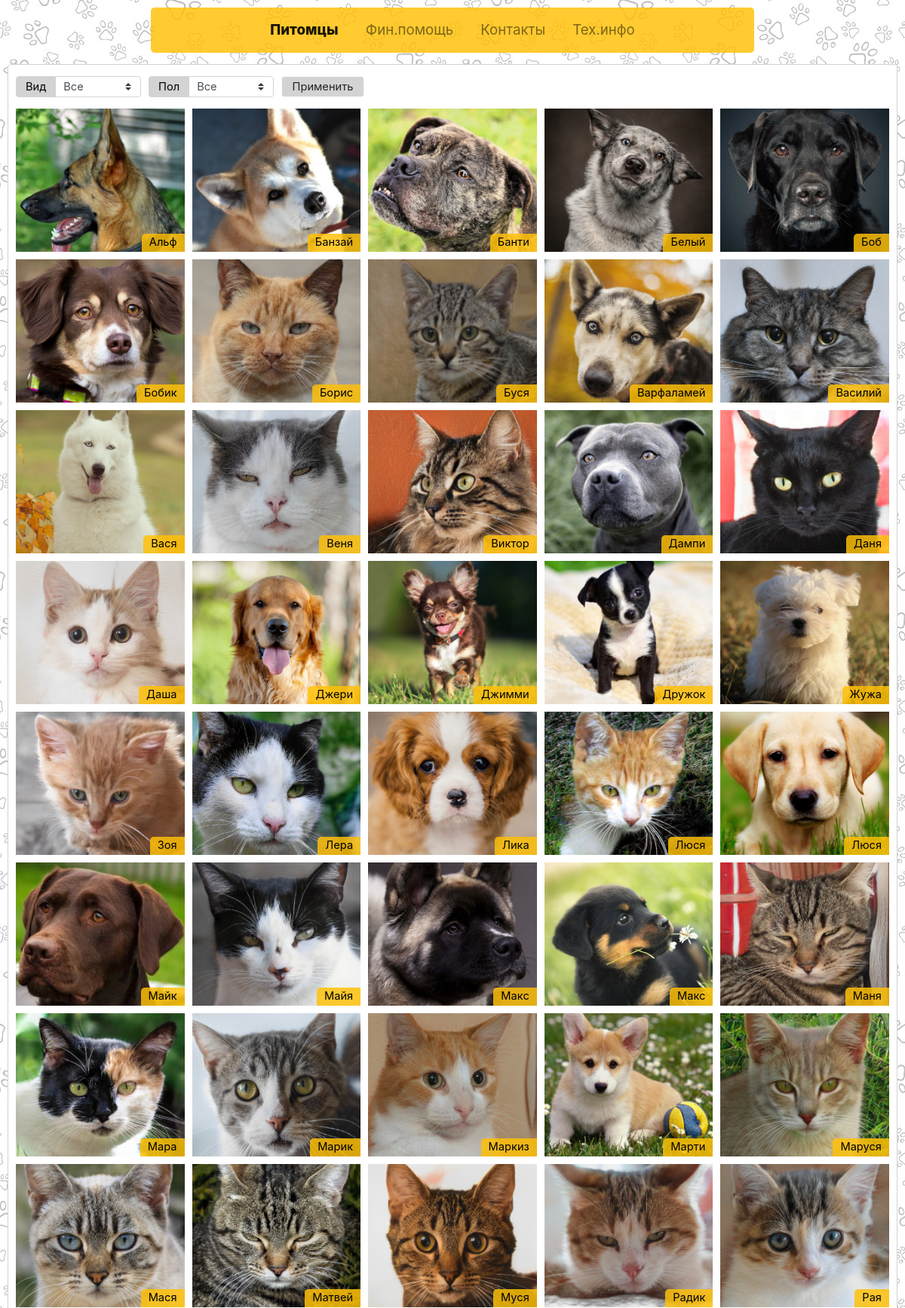
The page / (upper part) on the database its author committed.
### strayhome/models.py (models this page shows, shortened)
class Pet(models.Model):
    pet_type = models.CharField(max_length=3, choices=PET_TYPE_CHOICES, default=CAT, verbose_name="Вид")
    gender = models.CharField(max_length=1, choices=GENDER_CHOICES, default=MALE, verbose_name="Пол")
    breed = models.ForeignKey(
        Breed, on_delete=models.CASCADE, null=True, related_name="pet_breed", verbose_name="Порода"
    )
    color = models.ForeignKey(
        Color, on_delete=models.CASCADE, null=True, related_name="pet_color", verbose_name="Окрас"
    )
    image = models.ImageField(upload_to="img/pets/", null=True, blank=True, verbose_name="Фото")
    name = models.CharField(max_length=20, verbose_name="Кличка")
    age = models.FloatField(default=0, verbose_name="Возраст, лет")
    description = models.TextField(verbose_name="Описание")
    start_date = models.DateField(verbose_name="Дата поступления")
    sterilized = models.BooleanField(default=False, verbose_name="Стерилизовано")
    vaccinated = models.BooleanField(default=False, verbose_name="Привито")
    chipped = models.BooleanField(default=False, verbose_name="Чипировано")
    class Meta:
        verbose_name = "Животное"
        verbose_name_plural = "Животные"
        ordering = ("pet_type", "-gender", "name", "breed__name", "color__name", "age")

### strayhome/views.py (the view, shortened to what this page needs)
# urls.py: path('', PetList.as_view(), name='index'),
class PetList(ListView):
    model = Pet
    template_name = "index.html"
    ordering = ("name", "pet_type", "-gender", "breed__name", "color__name", "age")
    def get(self, request, *args, **kwargs):
        pets = self.get_queryset()
        pt = request.GET.get("pet-type")
        pg = request.GET.get("pet-gender")
        if pt:
            if pt != "A":
                pets = pets.filter(pet_type=pt)
        if pg:
            if pg != "A":
                pets = pets.filter(gender=pg)
        out_data = {"object_list": pets, "active_page": "index"}
        return render(request, self.template_name, out_data)

### strayhome/templates/index.html (shortened to what this page needs)
{% extends 'base.html' %}
{% block content %}
	{% load static %}
	<div class="pet-list">
		<div class="filter">
			<form class="gal-fltr" action="/" method="get">
				<div class="input-group">
					<div class="input-group-prepend">
						<label class="input-group-text" for="pet-type">Вид</label>
					</div>
					<select class="custom-select" id="pet-type" name="pet-type">
						<option value="A" selected>Все</option>
					</select>
				</div>
				<div class="input-group">
					<div class="input-group-prepend">
						<label class="input-group-text" for="pet-gender">Пол</label>
					</div>
					<select class="custom-select" id="pet-gender" name="pet-gender">
						<option value="A" selected>Все</option>
					</select>
				</div>
				<button type="submit" class="btn btn-light">Применить</button>
			</form>
		</div>
		<div class="galery">
			{% for pet in object_list %}
				<a class="gal-item" href="pet/{{ pet.id }}" style="background: no-repeat center / cover url('{{ pet.image.url }}')">
					<div class="gal-item-lbl">{{ pet.name }}</div>
				</a>
			{% endfor %}
		</div>
	</div>
{% endblock %}

### strayhome/templates/base.html (shortened to what this page needs)
<!DOCTYPE html>
<html lang="en">
<head>
    {% load static %}
	<link rel="stylesheet" href="{% static 'css/bootstrap.min.css' %}">
    <link rel="stylesheet" href="{% static 'css/style.css' %}">
</head>
<body>
	<header>
		<nav class="navbar navbar-expand-sm fixed-top navbar-light">
            <div class="collapse navbar-collapse" id="navbarSupportedContent">
		    <ul class="navbar-nav mr-auto">
                {% if active_page == 'index' %}
                    <li class="nav-item active">
                {% else %}
                    <li class="nav-item">
                {% endif %}
                    <a class="nav-link" href="/">Питомцы</a>
                </li>
                {% if active_page == 'donate' %}
                    <li class="nav-item active">
                {% else %}
                    <li class="nav-item">
                {% endif %}
                    <a class="nav-link" href="/donate">Фин.помощь</a>
                </li>
                {% if active_page == 'contact' %}
                    <li class="nav-item active">
                {% else %}
                    <li class="nav-item">
                {% endif %}
                    <a class="nav-link" href="/contact">Контакты</a>
                </li>
                {% if active_page == 'tech_info' %}
                    <li class="nav-item active">
                {% else %}
                    <li class="nav-item">
                {% endif %}
                    <a class="nav-link" href="/tech_info">Тех.инфо</a>
                </li>
			</ul>
		  </div>
		</nav>
	</header>
	<main>
        {% block content %}
        {% endblock %}
	</main>
</body>
</html>

### strayhome/static/css/style.css (style rules this page uses)
body { font-size: 11pt; padding: 10px; }
body { background: url('../img/bgs/bg1.jpeg') 0 0/auto auto; }
main { margin-top: 75px; }
.navbar { background-color: #ffc107d4; border-radius: 5px; font-size: 14pt; margin: 10px auto; max-width: 800px; }
.navbar-nav { margin: 0 auto; }
.nav-item { padding: 0 10px; }
.nav-item.active { font-weight: 800; }
.pet-list { background-color: white; padding: 10px; border: solid 1px lightgrey; border-radius: 5px; }
.gal-fltr { display: flex; margin: 5px 0 10px; flex-wrap: wrap; }
.gal-fltr .custom-select { height: 28px; padding: 0 10px; }
.gal-fltr .input-group { margin: 0 10px 5px 0; width: 166px; }
.gal-fltr .input-group-text { color: black; background-color: lightgrey; font-size: inherit; height: 28px; }
.gal-fltr .btn { background-color: lightgrey; font-size: inherit; height: 28px; margin-bottom: 5px; padding: 0; width: 110px; }
.galery { display: grid; grid-gap: 10px; grid-template-columns: repeat(auto-fit, minmax(190px, 1fr)); grid-template-rows: auto; margin-top: 10px; width: 100%; }
.gal-item { align-items: flex-end; display: flex; height:190px; justify-content: flex-end; text-decoration: none; }
.gal-item-lbl { background-color: #ffc107d4; border-top-left-radius: 5px; color: black; height: 24px; padding: 0 10px; }

### rows shown on the page
Pet: image (picture), name "Альф"
Pet: image (picture), name "Банзай"
Pet: image (picture), name "Банти"
Pet: image (picture), name "Белый"
Pet: image (picture), name "Боб"
Pet: image (picture), name "Бобик"
Pet: image (picture), name "Борис"
Pet: image (picture), name "Буся"
Pet: image (picture), name "Варфаламей"
Pet: image (picture), name "Василий"
Pet: image (picture), name "Вася"
Pet: image (picture), name "Веня"
Pet: image (picture), name "Виктор"
Pet: image (picture), name "Дампи"
Pet: image (picture), name "Даня"
Pet: image (picture), name "Даша"
Pet: image (picture), name "Джери"
Pet: image (picture), name "Джимми"
Pet: image (picture), name "Дружок"
Pet: image (picture), name "Жужа"
Pet: image (picture), name "Зоя"
Pet: image (picture), name "Лера"
Pet: image (picture), name "Лика"
Pet: image (picture), name "Люся"
Pet: image (picture), name "Люся"
Pet: image (picture), name "Майк"
Pet: image (picture), name "Майя"
Pet: image (picture), name "Макс"
Pet: image (picture), name "Макс"
Pet: image (picture), name "Маня"
Pet: image (picture), name "Мара"
Pet: image (picture), name "Марик"
Pet: image (picture), name "Маркиз"
Pet: image (picture), name "Марти"
Pet: image (picture), name "Маруся"
Pet: image (picture), name "Мася"
Pet: image (picture), name "Матвей"
Pet: image (picture), name "Муся"
Pet: image (picture), name "Радик"
Pet: image (picture), name "Рая"
